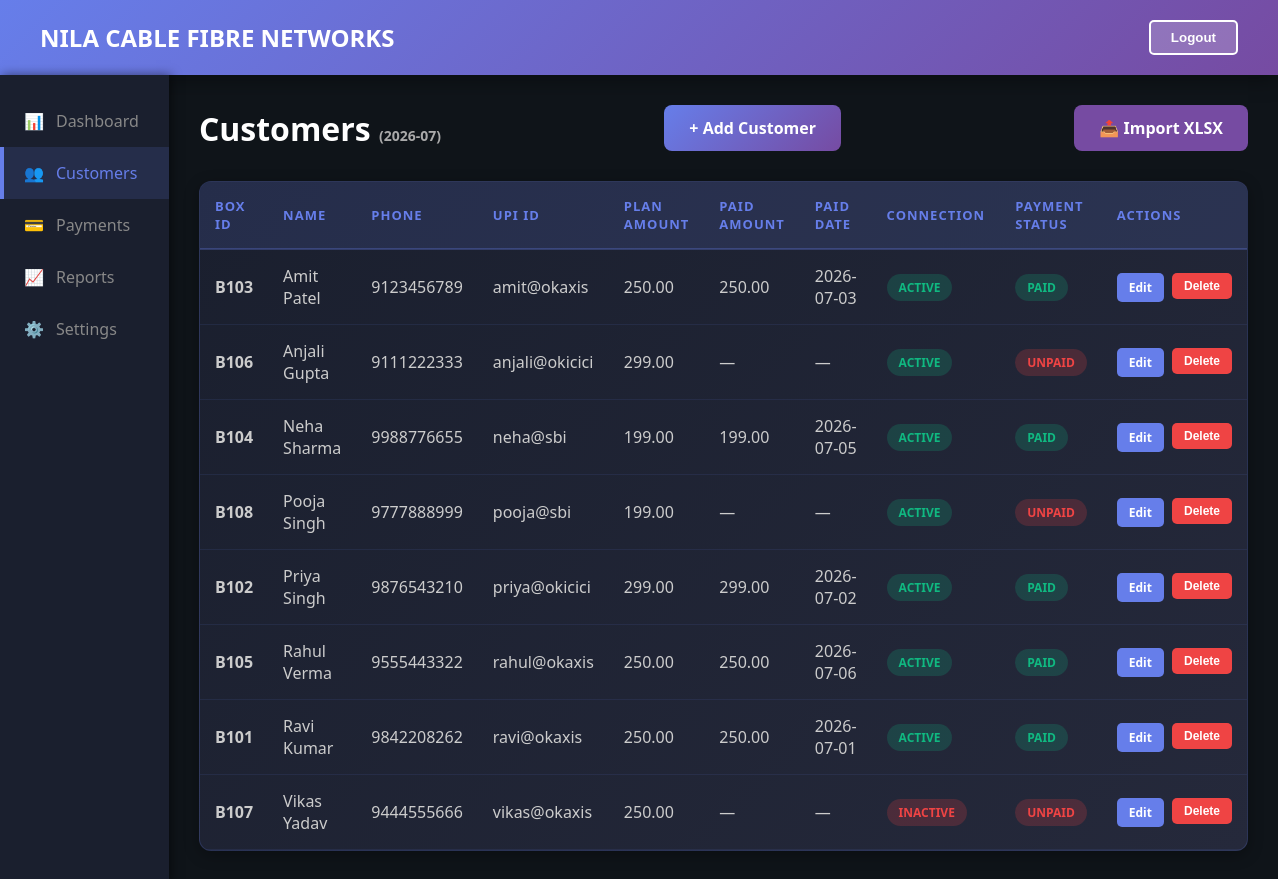
Page /customers on the committed database.
### tables this page shows
CREATE TABLE customer (
    customer_id INTEGER PRIMARY KEY AUTOINCREMENT,
    box_id TEXT UNIQUE NOT NULL,
    name TEXT NOT NULL,
    phone TEXT NOT NULL,
    phone_number TEXT NOT NULL,
    subscription REAL NOT NULL,
    status TEXT NOT NULL,
    paid_status TEXT NOT NULL DEFAULT 'unpaid',
    connection_id TEXT,
    plan_amount REAL,
    upi_id TEXT
);

CREATE TABLE payment (
    payment_id INTEGER PRIMARY KEY AUTOINCREMENT,
    customer_id INTEGER,
    phone TEXT,
    amount REAL NOT NULL,
    payment_date TEXT NOT NULL,
    month TEXT NOT NULL,
    upi_id TEXT,
    transaction_id TEXT UNIQUE,
    status TEXT NOT NULL,
    FOREIGN KEY(customer_id) REFERENCES customer(customer_id)
);

### app.py (the view)
@app.route("/customers")
def customers():
    customers_list = get_all_customers()
    enhanced = []
    requested_month = request.args.get("month", "").strip()
    current_month = datetime.now().strftime('%Y-%m')
    month = requested_month or current_month
    if not requested_month:
        conn = get_db_connection()
        has_current = conn.execute(
            "SELECT 1 FROM payment WHERE month = ? AND status = ? LIMIT 1",
            (current_month, 'Paid')
        ).fetchone()
        conn.close()
        if not has_current:
            latest = get_latest_paid_month()
            if latest:
                month = latest
    for c in customers_list:
        cust = dict(c)
        cust['txn_id_from_payment'] = ''
        cust['payment_amount'] = ''
        cust['payment_month'] = month
        cust['payment_date'] = ''
        payment = get_paid_payment_for_customer(cust['customer_id'], month)
        if payment:
            cust['txn_id_from_payment'] = payment['transaction_id']
            cust['payment_amount'] = payment['amount']
            cust['payment_date'] = payment['payment_date']
            if cust.get('paid_status') != 'paid':
                conn = get_db_connection()
                conn.execute("UPDATE customer SET paid_status='paid' WHERE customer_id=?", (cust['customer_id'],))
                conn.commit()
                conn.close()
            cust['paid_status'] = 'paid'
        else:
            cust['paid_status'] = 'unpaid'
        enhanced.append(cust)
    return render_template("view_customers.html", customers=enhanced, selected_month=month)

### app.py (called while the page is built)
def get_db_connection():
    conn = sqlite3.connect(DATABASE)
    conn.row_factory = sqlite3.Row
    return conn

def normalize_customer_row(row):
    if not row:
        return None
    data = dict(row)
    data['customer_id'] = data.get('customer_id') or data.get('id')
    data['id'] = data['customer_id']
    data['phone'] = data.get('phone_number') or data.get('phone')
    data['plan_amount'] = data.get('plan_amount') or data.get('subscription')
    return data

def get_all_customers():
    conn = get_db_connection()
    rows = conn.execute('SELECT * FROM customer ORDER BY name').fetchall()
    conn.close()
    return [normalize_customer_row(r) for r in rows]

def get_paid_payment_for_customer(customer_id, month):
    conn = get_db_connection()
    payment = conn.execute(
        '''
        SELECT *
        FROM payment
        WHERE customer_id = ? AND month = ? AND status = ?
        ORDER BY payment_date DESC, payment_id DESC
        LIMIT 1
        ''',
        (customer_id, month, 'Paid')
    ).fetchone()
    conn.close()
    return payment

### templates/view_customers.html (shortened to what this page needs)
<!DOCTYPE html>
<html lang="en">
<head>
</head>
<body>
    <header>
        <div class="header-left">
            <h1>NILA CABLE FIBRE NETWORKS</h1>
        </div>
        <div class="header-right">
            <button onclick="logout()">Logout</button>
        </div>
    </header>
    <div class="container">
        <div class="sidebar">
            <div class="nav-item" onclick="navigateTo('/dashboard')">
                <span>📊</span>
                <span>Dashboard</span>
            </div>
            <div class="nav-item active" onclick="navigateTo('/customers')">
                <span>👥</span>
                <span>Customers</span>
            </div>
            <div class="nav-item" onclick="navigateTo('/payments')">
                <span>💳</span>
                <span>Payments</span>
            </div>
            <div class="nav-item" onclick="navigateTo('/reports')">
                <span>📈</span>
                <span>Reports</span>
            </div>
            <div class="nav-item" onclick="navigateTo('/settings')">
                <span>⚙️</span>
                <span>Settings</span>
            </div>
        </div>
        <div class="main-content">
            <div class="page-header">
                <h2>Customers <span style="font-size:14px;color:#aaa;">({{ selected_month }})</span></h2>
                <a href="/add-customer" class="btn-add">+ Add Customer</a>
                <a href="/upload-customers" class="btn-add" style="background:#764ba2; margin-left:10px;">📤 Import XLSX</a>
            </div>
            {% if customers %}
            <div class="table-wrapper">
                <table>
                    <thead>
                        <tr>
                            <th>Box ID</th>
                            <th>Name</th>
                            <th>Phone</th>
                            <th>UPI ID</th>
                            <th>Plan Amount</th>
                            <th>Paid Amount</th>
                            <th>Paid Date</th>
                            <th>Connection</th>
                            <th>Payment Status</th>
                            <th>Actions</th>
                        </tr>
                    </thead>
                    <tbody>
                        {% for customer in customers %}
                        <tr>
                            <td><strong>{{ customer['box_id'] }}</strong></td>
                            <td>{{ customer['name'] }}</td>
                            <td>{{ customer['phone'] }}</td>
                            <td>{{ customer.get('upi_id','—') }}</td>
                            <td>{{ "%.2f"|format(customer.get('plan_amount') or customer['subscription']) }}</td>
                            <td>{{ "%.2f"|format(customer['payment_amount']) if customer['payment_amount'] else '—' }}</td>
                            <td>{{ customer['payment_date'] or '—' }}</td>
                            <td>
                                <span class="badge {% if customer['status'] == 'active' %}active{% else %}inactive{% endif %}">
                                    {{ customer['status']|upper }}
                                </span>
                            </td>
                            <td>
                                <span class="badge {% if customer['paid_status'] == 'paid' %}active{% else %}inactive{% endif %}">
                                    {{ customer['paid_status']|upper }}
                                </span>
                            </td>
                            <td>
                                <div class="actions">
                                    <a href="/edit-customer/{{ customer['id'] }}" class="btn-small btn-edit">Edit</a>
                                    <form method="POST" action="/delete-customer/{{ customer['id'] }}" style="display: inline;" onsubmit="return confirm('Are you sure?');">
                                        <button type="submit" class="btn-small btn-delete">Delete</button>
                                    </form>
                                </div>
                            </td>
                        </tr>
                        {% endfor %}
                    </tbody>
                </table>
            </div>
            {% else %}
            <div class="empty-state">
                <h3>No Customers Found</h3>
                <p>Start by adding a new customer</p>
                <a href="/add-customer" class="btn-add">+ Add First Customer</a>
            </div>
            {% endif %}
        </div>
    </div>
</body>
</html>

### templates/view_customers.html (style rules this page uses)
* { margin: 0; padding: 0; box-sizing: border-box; }
body { font-family: 'Segoe UI', Tahoma, Geneva, Verdana, sans-serif; background: #0f1419; color: #e0e0e0; }
header { background: linear-gradient(135deg, #667eea 0%, #764ba2 100%); color: white; padding: 20px 40px; display: flex; justify-content: space-between; align-items: center; box-shadow: 0 4px 20px rgba(0, 0, 0, 0.4); }
.header-left h1 { font-size: 24px; }
.header-right button { background: rgba(255, 255, 255, 0.2); color: white; border: 2px solid white; padding: 8px 20px; border-radius: 5px; cursor: pointer; font-weight: 600; transition: all 0.3s; }
.container { display: flex; min-height: calc(100vh - 90px); }
.sidebar { width: 250px; background: #1a1f2e; padding: 20px 0; box-shadow: 2px 0 10px rgba(0, 0, 0, 0.5); }
.nav-item { padding: 15px 20px; cursor: pointer; display: flex; align-items: center; gap: 12px; color: #888; transition: all 0.3s; border-left: 4px solid transparent; }
.nav-item:hover, .nav-item.active { background: rgba(102, 126, 234, 0.15); color: #667eea; border-left-color: #667eea; }
.main-content { flex: 1; padding: 30px; }
.page-header { display: flex; justify-content: space-between; align-items: center; margin-bottom: 30px; }
.page-header h2 { font-size: 32px; color: #fff; font-weight: 700; }
.btn-add { background: linear-gradient(135deg, #667eea 0%, #764ba2 100%); color: white; border: none; padding: 12px 25px; border-radius: 8px; cursor: pointer; font-weight: 600; text-decoration: none; display: inline-block; transition: all 0.3s; }
.table-wrapper { background: linear-gradient(135deg, #1a1f2e 0%, #25293b 100%); border-radius: 12px; border: 1px solid rgba(102, 126, 234, 0.2); overflow: hidden; box-shadow: 0 4px 15px rgba(0, 0, 0, 0.3); }
table { width: 100%; border-collapse: collapse; }
thead { background: rgba(102, 126, 234, 0.15); border-bottom: 2px solid rgba(102, 126, 234, 0.3); }
th { padding: 15px; text-align: left; color: #667eea; font-weight: 600; font-size: 13px; text-transform: uppercase; letter-spacing: 1px; }
td { padding: 15px; border-bottom: 1px solid rgba(102, 126, 234, 0.1); color: #ccc; }
.badge { display: inline-block; padding: 5px 12px; border-radius: 20px; font-size: 12px; font-weight: 600; }
.badge.active { background: rgba(16, 185, 129, 0.2); color: #10b981; }
.badge.inactive { background: rgba(239, 68, 68, 0.2); color: #ef4444; }
.actions { display: flex; gap: 8px; }
.btn-small { padding: 6px 12px; border: none; border-radius: 5px; cursor: pointer; font-size: 12px; font-weight: 600; transition: all 0.3s; text-decoration: none; display: inline-block; }
.btn-edit { background: #667eea; color: white; }
.btn-delete { background: #ef4444; color: white; }

### rows in the picture
customer: box_id "B103", name "Amit Patel", phone "9123456789", get "amit@okaxis", plan_amount "250.00", status "ACTIVE"
payment: amount "250.00", payment_date "2026-07-03"
customer: box_id "B106", name "Anjali Gupta", phone "9111222333", get "anjali@okicici", plan_amount "299.00", payment_amount "—", customer "—", status "ACTIVE", paid_status "UNPAID"
customer: box_id "B104", name "Neha Sharma", phone "9988776655", get "neha@sbi", plan_amount "199.00", status "ACTIVE"
payment: amount "199.00", payment_date "2026-07-05"
customer: box_id "B108", name "Pooja Singh", phone "9777888999", get "pooja@sbi", plan_amount "199.00", payment_amount "—", customer "—", status "ACTIVE", paid_status "UNPAID"
customer: box_id "B102", name "Priya Singh", phone "9876543210", get "priya@okicici", plan_amount "299.00", status "ACTIVE"
payment: amount "299.00", payment_date "2026-07-02"
customer: box_id "B105", name "Rahul Verma", phone "9555443322", get "rahul@okaxis", plan_amount "250.00", status "ACTIVE"
payment: amount "250.00", payment_date "2026-07-06"
customer: box_id "B101", name "Ravi Kumar", phone "9842208262", get "ravi@okaxis", plan_amount "250.00", status "ACTIVE"
payment: amount "250.00", payment_date "2026-07-01"
customer: box_id "B107", name "Vikas Yadav", phone "9444555666", get "vikas@okaxis", plan_amount "250.00", payment_amount "—", customer "—", status "INACTIVE", paid_status "UNPAID"

### other values in the picture
{{ selected_month }} "2026-07"
{{ customer['paid_status']|upper }} "PAID" "PAID" "PAID" "PAID" "PAID"
